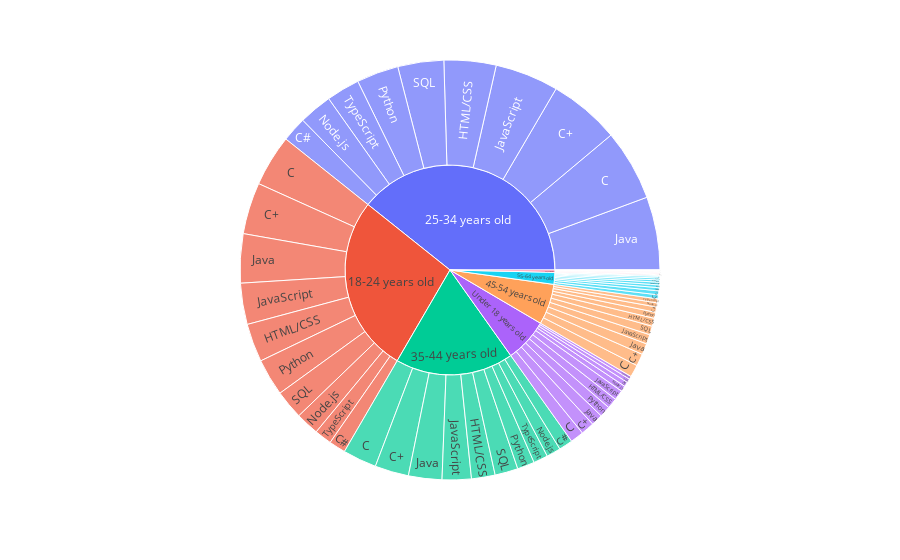

This figure's notebook cell:
### Markdown cell above
# nuevo df (2021)

### Code cell
# copiamos elementos que no sean NaN
df2=df21[['Age','LanguageHaveWorkedWith']].dropna().copy() 

# Lista de lenguajes
leng=[]
for l in df2['LanguageHaveWorkedWith'].apply(lambda x: x.split(';')):
    leng=np.unique(np.append(leng, l))

# Lista de edades
edades=list(df2['Age'].unique())
edades.remove('Prefer not to say') # Eliminamos esta categoría son información relevante


# Enlaces edades-lenguajes
enlaces=list()
for e in edades:
    i1=df2[df2['Age'].str.contains(e)].index
    for l in leng:
        if l=='C++': l='C+' # el string 'C++' genera problemas con el método str.contains(), así que lo renombramos para la búsqueda
        i2=df2[df2['LanguageHaveWorkedWith'].str.contains(l)].index
        enlaces.append((e,l,np.intersect1d(i1,i2).shape[0]))

enlaces=pd.DataFrame(enlaces,columns=['a1','a2','n'])


import plotly.graph_objects as go

# Seleccionar un top-N de lenguajes más trabajados
top=enlaces[['a2','n']].groupby('a2').sum().sort_values(by='n',ascending=False).index[:10]
e2=enlaces[enlaces['a2'].isin(top.tolist())]

# Etiquetas
labels=e2['a1'].unique().tolist()+ e2['a2'].unique().tolist()
# Origen de los enlaces (índices a la lista de etiquetas)
source=e2['a1'].apply(lambda x: labels.index(x)).tolist()
# Destino de los enlaces (índices a la lista de etiquetas)
target=e2['a2'].apply(lambda x: labels.index(x)).tolist()
# Valores de cada enlace
values=e2['n'].tolist()


fig = px.sunburst(e2, path=['a1', 'a2'], values='n', )
fig.show()

### Figure 1 — Plotly figure (JSON) as saved in the notebook; plotly's stock layout.template omitted (floating-point values rounded to 4 significant figures)
{"data": [{"branchvalues": "total", "domain": {"x": [0, 1], "y": [0, 1]}, "hovertemplate": "labels=%{label}<br>n=%{value}<br>parent=%{parent}<br>id=%{id}<extra></extra>", "ids": ["18-24 years old/C", "25-34 years old/C", "35-44 years old/C", "45-54 years old/C", "55-64 years old/C", "65 years or older/C", "Under 18 years old/C", "18-24 years old/C#", "25-34 years old/C#", "35-44 years old/C#", "45-54 years old/C#", "55-64 years old/C#", "65 years or older/C#", "Under 18 years old/C#", "18-24 years old/C+", "25-34 years old/C+", "35-44 years old/C+", "45-54 years old/C+", "55-64 years old/C+", "65 years or older/C+", "Under 18 years old/C+", "18-24 years old/HTML/CSS", "25-34 years old/HTML/CSS", "35-44 years old/HTML/CSS", "45-54 years old/HTML/CSS", "55-64 years old/HTML/CSS", "65 years or older/HTML/CSS", "Under 18 years old/HTML/CSS", "18-24 years old/Java", "25-34 years old/Java", "35-44 years old/Java", "45-54 years old/Java", "55-64 years old/Java", "65 years or older/Java", "Under 18 years old/Java", "18-24 years old/JavaScript", "25-34 years old/JavaScript", "35-44 years old/JavaScript", "45-54 years old/JavaScript", "55-64 years old/JavaScript", "65 years or older/JavaScript", "Under 18 years old/JavaScript", "18-24 years old/Node.js", "25-34 years old/Node.js", "35-44 years old/Node.js", "45-54 years old/Node.js", "55-64 years old/Node.js", "65 years or older/Node.js", "Under 18 years old/Node.js", "18-24 years old/Python", "25-34 years old/Python", "35-44 years old/Python", "45-54 years old/Python", "55-64 years old/Python", "65 years or older/Python", "Under 18 years old/Python", "18-24 years old/SQL", "25-34 years old/SQL", "35-44 years old/SQL", "45-54 years old/SQL", "55-64 years old/SQL", "65 years or older/SQL", "Under 18 years old/SQL", "18-24 years old/TypeScript", "25-34 years old/TypeScript", "35-44 years old/TypeScript", "45-54 years old/TypeScript", "55-64 years old/TypeScript", "65 years or older/TypeScript", "Under 18 years old/TypeScript", "18-24 years old", "25-34 years old", "35-44 years old", "45-54 years old", "55-64 years old", "65 years or older", "Under 18 years old"], "labels": ["C", "C", "C", "C", "C", "C", "C", "C#", "C#", "C#", "C#", "C#", "C#", "C#", "C+", "C+", "C+", "C+", "C+", "C+", "C+", "HTML/CSS", "HTML/CSS", "HTML/CSS", "HTML/CSS", "HTML/CSS", "HTML/CSS", "HTML/CSS", "Java", "Java", "Java", "Java", "Java", "Java", "Java", "JavaScript", "JavaScript", "JavaScript", "JavaScript", "JavaScript", "JavaScript", "JavaScript", "Node.js", "Node.js", "Node.js", "Node.js", "Node.js", "Node.js", "Node.js", "Python", "Python", "Python", "Python", "Python", "Python", "Python", "SQL", "SQL", "SQL", "SQL", "SQL", "SQL", "SQL", "TypeScript", "TypeScript", "TypeScript", "TypeScript", "TypeScript", "TypeScript", "TypeScript", "18-24 years old", "25-34 years old", "35-44 years old", "45-54 years old", "55-64 years old", "65 years or older", "Under 18 years old"], "name": "", "parents": ["18-24 years old", "25-34 years old", "35-44 years old", "45-54 years old", "55-64 years old", "65 years or older", "Under 18 years old", "18-24 years old", "25-34 years old", "35-44 years old", "45-54 years old", "55-64 years old", "65 years or older", "Under 18 years old", "18-24 years old", "25-34 years old", "35-44 years old", "45-54 years old", "55-64 years old", "65 years or older", "Under 18 years old", "18-24 years old", "25-34 years old", "35-44 years old", "45-54 years old", "55-64 years old", "65 years or older", "Under 18 years old", "18-24 years old", "25-34 years old", "35-44 years old", "45-54 years old", "55-64 years old", "65 years or older", "Under 18 years old", "18-24 years old", "25-34 years old", "35-44 years old", "45-54 years old", "55-64 years old", "65 years or older", "Under 18 years old", "18-24 years old", "25-34 years old", "35-44 years old", "45-54 years old", "55-64 years old", "65 years or older", "Under 18 years old", "18-24 years old", "25-34 years old", "35-44 years old", "45-54 years old", "55-64 years old", "65 years or older", "Under 18 years old", "18-24 years old", "25-34 years old", "35-44 years old", "45-54 years old", "55-64 years old", "65 years or older", "Under 18 years old", "18-24 years old", "25-34 years old", "35-44 years old", "45-54 years old", "55-64 years old", "65 years or older", "Under 18 years old", "", "", "", "", "", "", ""], "type": "sunburst", "values": [17371, 23928, 11390, 4116, 1332, 288, 4500, 5601, 8370, 4671, 1783, 538, 91, 1569, 17371, 23928, 11390, 4116, 1332, 288, 4500, 12898, 17520, 7952, 2697, 752, 149, 3532, 16528, 24635, 11250, 3747, 1054, 186, 3928, 13873, 21403, 9811, 3221, 889, 156, 3370, 7867, 11211, 4810, 1393, 309, 44, 1919, 12482, 14140, 5804, 2037, 649, 152, 3726, 9768, 15468, 7771, 2927, 918, 152, 1301, 5803, 11253, 4848, 1361, 291, 34, 1010, 119562, 171856, 79697, 27398, 8064, 1540, 29355]}], "layout": {"legend": {"tracegroupgap": 0}, "margin": {"t": 60}}}
